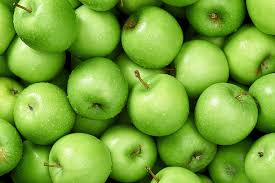
#> input picture IVA LAB 3/green.jpeg, 275 x 183 px, given in place of images.jpeg, which was not available
$ python '21MIA1016 lab 3.py'   (older library calls are emulated)
#> lines starting #> are read from the running program, lines starting #| are printed output that depends on the picture; after the words box and inside, x2 and y2 are one past the last pixel; in counts of white or black regions, pixels touching at a corner belong together; pictures that were not available may be replaced by others from this repository, and a replacement may not be noted
import cv2
import numpy as np
import matplotlib.pyplot as plt
import pandas as pd
from scipy.spatial import distance
from skimage.feature import graycomatrix, graycoprops

# Load the base image and reference images
base_image_path = 'images.jpeg'
ref_apple_image_path = 'green.jpeg'
ref_orange_image_path = 'orange.jpeg'
base_image = cv2.imread(base_image_path)
#> base_image is the input picture: shape (183, 275, 3); mean B, G, R 55.2, 164.8, 118
ref_apple_image = cv2.imread(ref_apple_image_path)
ref_orange_image = cv2.imread(ref_orange_image_path)
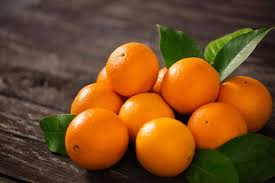
#> input picture IVA LAB 3/orange.jpeg, 275 x 183 px
#> ref_orange_image is the input picture: shape (183, 275, 3); mean B, G, R 34.4, 75, 117.7

# Convert images to RGB for display
base_image_rgb = cv2.cvtColor(base_image, cv2.COLOR_BGR2RGB)
ref_apple_rgb = cv2.cvtColor(ref_apple_image, cv2.COLOR_BGR2RGB)
ref_orange_rgb = cv2.cvtColor(ref_orange_image, cv2.COLOR_BGR2RGB)

# Display the original image and reference images
plt.figure(figsize=(15, 5))
plt.subplot(1, 3, 1)
plt.imshow(base_image_rgb)
plt.title('Original Base Image')
plt.axis('off')

plt.subplot(1, 3, 2)
plt.imshow(ref_apple_rgb)
plt.title('Reference Green Apple Image')
plt.axis('off')

plt.subplot(1, 3, 3)
plt.imshow(ref_orange_rgb)
plt.title('Reference Orange Image')
plt.axis('off')

plt.show()

# Function to display segmented objects
def display_segmented_objects(mask, original_image, title):
    segmented_image = cv2.bitwise_and(original_image, original_image, mask=mask)
    plt.imshow(segmented_image)
    plt.title(title)
    plt.axis('off')
    plt.show()

# Apply Gaussian Blur for basic noise removal
base_image_blurred = cv2.GaussianBlur(base_image_rgb, (5, 5), 0)

# Apply Non-Local Means Denoising for advanced noise removal
base_image_denoised = cv2.fastNlMeansDenoisingColored(base_image_blurred, None, 10, 10, 7, 21)

# Display images after Gaussian Blur and Non-Local Means Denoising
plt.figure(figsize=(15, 5))
plt.subplot(1, 3, 1)
plt.imshow(base_image_rgb)
plt.title('Original Base Image')
plt.axis('off')

plt.subplot(1, 3, 2)
plt.imshow(base_image_blurred)
plt.title('Base Image After Gaussian Blur')
plt.axis('off')

plt.subplot(1, 3, 3)
plt.imshow(base_image_denoised)
plt.title('Base Image After Non-Local Means Denoising')
plt.axis('off')

plt.show()

# Convert the denoised image to HSV for segmentation
base_image_denoised_hsv = cv2.cvtColor(base_image_denoised, cv2.COLOR_RGB2HSV)
#> base_image_denoised_hsv: shape (183, 275, 3); mean H, S, V 43.3, 183, 165.6

# Green apple color range in HSV
lower_green_refined = np.array([25, 30, 30])
upper_green_refined = np.array([95, 255, 255])

# Orange color range in HSV
lower_orange_refined = np.array([5, 50, 50])
upper_orange_refined = np.array([30, 255, 255])

# Create the mask for green apples on denoised image
green_mask_denoised = cv2.inRange(base_image_denoised_hsv, lower_green_refined, upper_green_refined)
#> green_mask_denoised: shape (183, 275); 98.1% white; 16 black regions (6 under 20 px), largest, box (x1, y1, x2, y2) and area: (176, 15, 197, 40) 232, (116, 6, 129, 27) 144, (64, 52, 73, 74) 139

# Create the mask for oranges on the denoised image using refined range
orange_mask_denoised = cv2.inRange(base_image_denoised_hsv, lower_orange_refined, upper_orange_refined)
#> orange_mask_denoised: shape (183, 275); every value is 0

# Apply morphological closing to fill gaps for denoised image masks
kernel = np.ones((7, 7), np.uint8)
green_mask_denoised_closed = cv2.morphologyEx(green_mask_denoised, cv2.MORPH_CLOSE, kernel)
#> green_mask_denoised_closed: shape (183, 275); 99.1% white; 4 black regions, box (x1, y1, x2, y2) and area: (178, 15, 192, 38) 196, (0, 174, 13, 183) 104, (117, 11, 127, 21) 92, (65, 62, 72, 70) 56
orange_mask_denoised_closed = cv2.morphologyEx(orange_mask_denoised, cv2.MORPH_CLOSE, kernel)

# Function to refine masks with watershed
def refine_mask_with_watershed(mask, original_image):
    dist_transform = cv2.distanceTransform(mask, cv2.DIST_L2, 5)
    _, sure_fg = cv2.threshold(dist_transform, 0.5 * dist_transform.max(), 255, 0)
#> sure_fg: shape (183, 275) float32; 25% white; 2 white regions, box (x1, y1, x2, y2) and area: (89, 0, 275, 183) 12504, (0, 0, 10, 11) 54
    sure_bg = cv2.dilate(mask, np.ones((3, 3), np.uint8), iterations=3)
#> sure_bg: shape (183, 275); 99.9% white; 10 black regions (9 under 20 px), largest, box (x1, y1, x2, y2) and area: (0, 177, 10, 183) 41
    sure_fg = np.uint8(sure_fg)
    unknown = cv2.subtract(sure_bg, sure_fg)
#> unknown: shape (183, 275); 74.9% white; 12 black regions (9 under 20 px), largest, box (x1, y1, x2, y2) and area: (89, 0, 275, 183) 12504, (0, 0, 10, 11) 54, (0, 177, 10, 183) 41
    _, markers = cv2.connectedComponents(sure_fg)
#> markers: shape (183, 275) int32; 3 distinct labels, from 0 to 2
    markers = markers + 1
#> markers: shape (183, 275) int32; 3 distinct labels, from 1 to 3
    markers[unknown == 255] = 0
#> markers: shape (183, 275) int32; 4 distinct labels, from 0 to 3
    markers = cv2.watershed(original_image, markers)
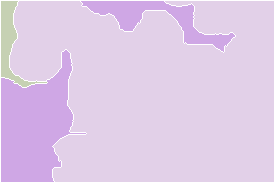
#> markers: shape (183, 275) int32; 4 distinct labels, from -1 to 3; one colour per label, 0 black, -1 white
    refined_mask = np.zeros_like(mask)
    refined_mask[markers > 1] = 255
    return refined_mask

# Refine the masks using watershed on the denoised image
green_mask_denoised_watershed = refine_mask_with_watershed(green_mask_denoised_closed, base_image_denoised)
#> green_mask_denoised_watershed: shape (183, 275); 79.3% white; 1 black region, box (x1, y1, x2, y2) and area: (0, 0, 275, 183) 10410
orange_mask_denoised_watershed = refine_mask_with_watershed(orange_mask_denoised_closed, base_image_denoised)
#> in refine_mask_with_watershed (call 2), `dist_transform = cv2.distanceTransform(mask, cv2.DIST_L2, 5)`: dist_transform: shape (183, 275) float32; every value is 0
#> in refine_mask_with_watershed (call 2), `markers = markers + 1`: markers: shape (183, 275) int32; every value is 1
#> in refine_mask_with_watershed (call 2), `markers = cv2.watershed(original_image, markers)`: markers: shape (183, 275) int32; values -1 (black) and 1 (white), 98.2% white; black in thin lines or dots

# Display segmented masks after Watershed for green apples and oranges
plt.figure(figsize=(10, 5))

plt.subplot(1, 2, 1)
display_segmented_objects(green_mask_denoised_watershed, base_image_rgb, 'Green Apples Segmented after Watershed')

plt.subplot(1, 2, 2)
display_segmented_objects(orange_mask_denoised_watershed, base_image_rgb, 'Oranges Segmented after Watershed')
#> in display_segmented_objects (call 2), `segmented_image = cv2.bitwise_and(original_image, original_image, mask..`: segmented_image: shape (183, 275, 3); every value is 0

plt.show()

# Function to extract texture features using GLCM
def extract_texture_features(mask, original_image_gray):
    contour_mask = np.zeros_like(mask)
    contours, _ = cv2.findContours(mask, cv2.RETR_EXTERNAL, cv2.CHAIN_APPROX_SIMPLE)
    for contour in contours:
        cv2.drawContours(contour_mask, [contour], -1, 255, thickness=cv2.FILLED)

    masked_image = cv2.bitwise_and(original_image_gray, original_image_gray, mask=contour_mask)
    glcm = graycomatrix(masked_image, distances=[1], angles=[0], levels=256, symmetric=True, normed=True)
    contrast = graycoprops(glcm, 'contrast')[0, 0]
    dissimilarity = graycoprops(glcm, 'dissimilarity')[0, 0]
    homogeneity = graycoprops(glcm, 'homogeneity')[0, 0]
    asm = graycoprops(glcm, 'ASM')[0, 0]
    energy = graycoprops(glcm, 'energy')[0, 0]

    return {
        'contrast': contrast,
        'dissimilarity': dissimilarity,
        'homogeneity': homogeneity,
        'asm': asm,
        'energy': energy
    }

# Function to extract edge features using Canny edge detection
def extract_edge_features(mask, original_image_gray):
    contour_mask = np.zeros_like(mask)
    contours, _ = cv2.findContours(mask, cv2.RETR_EXTERNAL, cv2.CHAIN_APPROX_SIMPLE)
    for contour in contours:
        cv2.drawContours(contour_mask, [contour], -1, 255, thickness=cv2.FILLED)

    masked_image = cv2.bitwise_and(original_image_gray, original_image_gray, mask=contour_mask)
    edges = cv2.Canny(masked_image, 100, 200)

    edge_count = np.sum(edges > 0)
    return {
        'edge_count': edge_count
    }

# Function to extract shape, color, texture, and edge features
def extract_shape_color_texture_edge_features(mask, original_image, original_image_gray):
    contours, _ = cv2.findContours(mask, cv2.RETR_EXTERNAL, cv2.CHAIN_APPROX_SIMPLE)
#> contours = 1 contour; box (x1, y1, x2, y2) and area: (1, 1, 274, 182) 39394
    features = []
    for contour in contours:
        area = cv2.contourArea(contour)
        perimeter = cv2.arcLength(contour, True)
        (x, y), radius = cv2.minEnclosingCircle(contour)
        bounding_circle_area = np.pi * (radius ** 2)
        contour_mask = np.zeros_like(mask)
        cv2.drawContours(contour_mask, [contour], -1, 255, thickness=cv2.FILLED)
        mean_color = cv2.mean(original_image, mask=contour_mask)[:3]

        texture_features = extract_texture_features(contour_mask, original_image_gray)
        edge_features = extract_edge_features(contour_mask, original_image_gray)

        features.append({
            'area': area,
            'perimeter': perimeter,
            'bounding_circle_area': bounding_circle_area,
            'mean_color': mean_color,
            'texture': texture_features,
            'edges': edge_features
        })
#> this loop made 1 pass
#> (area, perimeter, x, y, radius, bounding_circle_area, mean_color, contrast in extract_texture_features) on pass 1: (39393.5, 1315.1, 137, 91, 163.1, 83553.9, (122.8, 172, 58.32), 258.7)
#> pass 1, in extract_texture_features, `masked_image = cv2.bitwise_and(original_image_gray, original_image_gra..`:
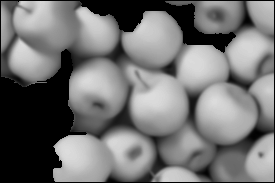
#> masked_image: shape (183, 275); min 0, max 220, mean 114.8
#> after the loop:
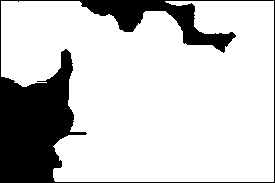
#> contour_mask: shape (183, 275); 79.5% white; 1 black region
#> after the loop, features = 1 item
    return features

# Extract features from the denoised base image objects
base_image_gray = cv2.cvtColor(base_image_denoised, cv2.COLOR_RGB2GRAY)
green_apple_features_denoised = extract_shape_color_texture_edge_features(green_mask_denoised_watershed, base_image_denoised, base_image_gray)
#> green_apple_features_denoised = 1 item
orange_features_denoised = extract_shape_color_texture_edge_features(orange_mask_denoised_watershed, base_image_denoised, base_image_gray)
#> orange_features_denoised = []

# Extract features from reference images
ref_apple_gray = cv2.cvtColor(ref_apple_rgb, cv2.COLOR_RGB2GRAY)
ref_orange_gray = cv2.cvtColor(ref_orange_rgb, cv2.COLOR_RGB2GRAY)
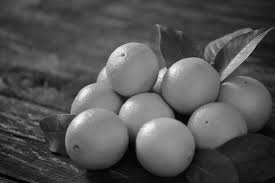
#> ref_orange_gray: shape (183, 275); min 0, max 249, mean 83.1
ref_apple_features = extract_shape_color_texture_edge_features(cv2.inRange(ref_apple_image, lower_green_refined, upper_green_refined), ref_apple_rgb, ref_apple_gray)
#> in extract_shape_color_texture_edge_features (call 3), `contours, _ = cv2.findContours(mask, cv2.RETR_EXTERNAL, cv2.CHAIN_APPR..`: contours = 161 contours, 141 with area under 20; largest, box (x1, y1, x2, y2) and area: (123, 40, 275, 145) 8088, (32, 130, 202, 183) 3788, (0, 80, 72, 169) 3045, (122, 7, 183, 67) 2316, (67, 59, 126, 118) 2185
#> in extract_shape_color_texture_edge_features (call 3), `contours, _ = cv2.findContours(mask, cv2.RETR_EXTERNAL, cv2.CHAIN_APPR..`:
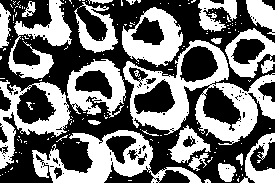
#> mask: shape (183, 275); 45% white; 166 white regions (140 under 20 px), largest, box (x1, y1, x2, y2) and area: (123, 40, 275, 145) 5380, (32, 130, 202, 183) 3365, (0, 80, 72, 169) 2208
#> the loop in extract_shape_color_texture_edge_features (call 3), `for contour in contours:` made 161 passes
#> contour on passes 41 to 43: [[18, 136], [19, 137], [19, 136]], [[176, 135]], [[160, 135], [161, 135]]
#> after the loop in extract_shape_color_texture_edge_features (call 3), `for contour in contours:`: contour_mask: shape (183, 275); 0% white in thin lines or dots, all inside (x1, y1, x2, y2) = (11, 0, 12, 1)
ref_orange_features = extract_shape_color_texture_edge_features(cv2.inRange(ref_orange_image, lower_orange_refined, upper_orange_refined), ref_orange_rgb, ref_orange_gray)
#> in extract_shape_color_texture_edge_features (call 4), `contours, _ = cv2.findContours(mask, cv2.RETR_EXTERNAL, cv2.CHAIN_APPR..`:
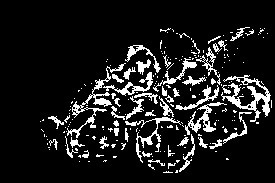
#> mask: shape (183, 275); 11.3% white in thin lines or dots, all inside (x1, y1, x2, y2) = (40, 27, 272, 173)
#> the loop in extract_shape_color_texture_edge_features (call 4), `for contour in contours:` made 217 passes
#> contour on passes 5 to 7: [[88, 161], [89, 161]], [[79, 161]], [[176, 160], [176, 161], [177, 162], [179, 160]]
#> after the loop in extract_shape_color_texture_edge_features (call 4), `for contour in contours:`: contour_mask: shape (183, 275); 0.14% white in thin lines or dots, all inside (x1, y1, x2, y2) = (230, 27, 250, 41)

# Function to calculate color histogram and compare using chi-square
def compare_histograms(image1, image2):
    hist1 = cv2.calcHist([image1], [0, 1, 2], None, [8, 8, 8], [0, 256, 0, 256, 0, 256])
    hist2 = cv2.calcHist([image2], [0, 1, 2], None, [8, 8, 8], [0, 256, 0, 256, 0, 256])
    hist1 = cv2.normalize(hist1, hist1).flatten()
    hist2 = cv2.normalize(hist2, hist2).flatten()
    return cv2.compareHist(hist1, hist2, cv2.HISTCMP_CHISQR)

# Classification function to include texture, edge, and histogram comparisons
def classify_objects_with_features(base_features, ref_apple_features, ref_orange_features):
    classifications = []
    for obj in base_features:
        apple_dist_color = distance.euclidean(obj['mean_color'], ref_apple_features[0]['mean_color'])
        orange_dist_color = distance.euclidean(obj['mean_color'], ref_orange_features[0]['mean_color'])

        apple_texture_dist = abs(obj['texture']['contrast'] - ref_apple_features[0]['texture']['contrast'])
        orange_texture_dist = abs(obj['texture']['contrast'] - ref_orange_features[0]['texture']['contrast'])

        apple_edge_dist = abs(obj['edges']['edge_count'] - ref_apple_features[0]['edges']['edge_count'])
        orange_edge_dist = abs(obj['edges']['edge_count'] - ref_orange_features[0]['edges']['edge_count'])

        apple_score = apple_dist_color + apple_texture_dist + apple_edge_dist
        orange_score = orange_dist_color + orange_texture_dist + orange_edge_dist

        if apple_score < orange_score:
            classifications.append('Green Apple')
        else:
            classifications.append('Orange')
#> this loop made 1 pass

    return classifications

# Classify green apples and oranges based on their extended features from denoised image
green_apple_classifications_denoised = classify_objects_with_features(green_apple_features_denoised, ref_apple_features, ref_orange_features)
orange_classifications_denoised = classify_objects_with_features(orange_features_denoised, ref_apple_features, ref_orange_features)

# Save the classification results and bounding boxes in a labeled dataset
def create_labeled_dataset(base_features, classifications, filename):
    data = []
    for obj, label in zip(base_features, classifications):
        data.append({
            'label': label,
            'area': obj['area'],
            'perimeter': obj['perimeter'],
            'bounding_circle_area': obj['bounding_circle_area'],
            'mean_color': obj['mean_color'],
            'texture_contrast': obj['texture']['contrast'],
            'texture_dissimilarity': obj['texture']['dissimilarity'],
            'edge_count': obj['edges']['edge_count']
        })
#> this loop made 1 pass
    df = pd.DataFrame(data)
#> (the run stopped early here; a loop or call above may not have finished)
